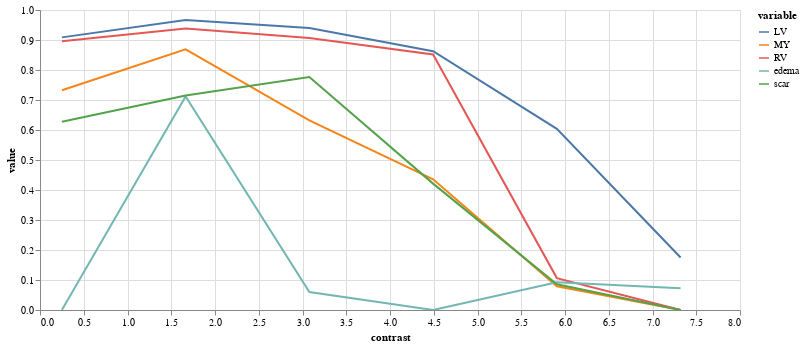

Write notebook code for a chart like this one.
### Code cell
#|notest
(alt
 .Chart(results.melt(id_vars=['contrast'],value_vars=['LV','MY','RV','edema','scar']))
 .mark_line()
 .encode(
     x="contrast",
     y="value",
     color="variable",
     tooltip="value"
 )
 .properties(width=700,height=300)
 .interactive()
)

### Figure 1 — Vega-Lite specification as saved in the notebook (floating-point values rounded to 4 significant figures)
{"config": {"view": {"continuousWidth": 400, "continuousHeight": 300}}, "data": {"name": "data-8ff454680debc5043d6b24552ec5b632"}, "mark": "line", "encoding": {"color": {"field": "variable", "type": "nominal"}, "tooltip": {"field": "value", "type": "quantitative"}, "x": {"field": "contrast", "type": "quantitative"}, "y": {"field": "value", "type": "quantitative"}}, "height": 300, "selection": {"selector004": {"type": "interval", "bind": "scales", "encodings": ["x", "y"]}}, "width": 700, "$schema": "https://vega.github.io/schema/vega-lite/v4.17.0.json", "datasets": {"data-8ff454680debc5043d6b24552ec5b632": [{"contrast": 0.25, "variable": "LV", "value": 0.9088}, {"contrast": 1.664, "variable": "LV", "value": 0.9666}, {"contrast": 3.078, "variable": "LV", "value": 0.94}, {"contrast": 4.493, "variable": "LV", "value": 0.8627}, {"contrast": 5.907, "variable": "LV", "value": 0.6038}, {"contrast": 7.321, "variable": "LV", "value": 0.1751}, {"contrast": 0.25, "variable": "MY", "value": 0.7326}, {"contrast": 1.664, "variable": "MY", "value": 0.8686}, {"contrast": 3.078, "variable": "MY", "value": 0.6317}, {"contrast": 4.493, "variable": "MY", "value": 0.4358}, {"contrast": 5.907, "variable": "MY", "value": 0.07906}, {"contrast": 7.321, "variable": "MY", "value": 0.0}, {"contrast": 0.25, "variable": "RV", "value": 0.8956}, {"contrast": 1.664, "variable": "RV", "value": 0.9379}, {"contrast": 3.078, "variable": "RV", "value": 0.9065}, {"contrast": 4.493, "variable": "RV", "value": 0.8516}, {"contrast": 5.907, "variable": "RV", "value": 0.1063}, {"contrast": 7.321, "variable": "RV", "value": 0.0}, {"contrast": 0.25, "variable": "edema", "value": 0.0}, {"contrast": 1.664, "variable": "edema", "value": 0.7118}, {"contrast": 3.078, "variable": "edema", "value": 0.05986}, {"contrast": 4.493, "variable": "edema", "value": 0.0}, {"contrast": 5.907, "variable": "edema", "value": 0.09214}, {"contrast": 7.321, "variable": "edema", "value": 0.0724}, {"contrast": 0.25, "variable": "scar", "value": 0.6274}, {"contrast": 1.664, "variable": "scar", "value": 0.7149}, {"contrast": 3.078, "variable": "scar", "value": 0.7766}, {"contrast": 4.493, "variable": "scar", "value": 0.4213}, {"contrast": 5.907, "variable": "scar", "value": 0.08587}, {"contrast": 7.321, "variable": "scar", "value": 0.0}]}}
